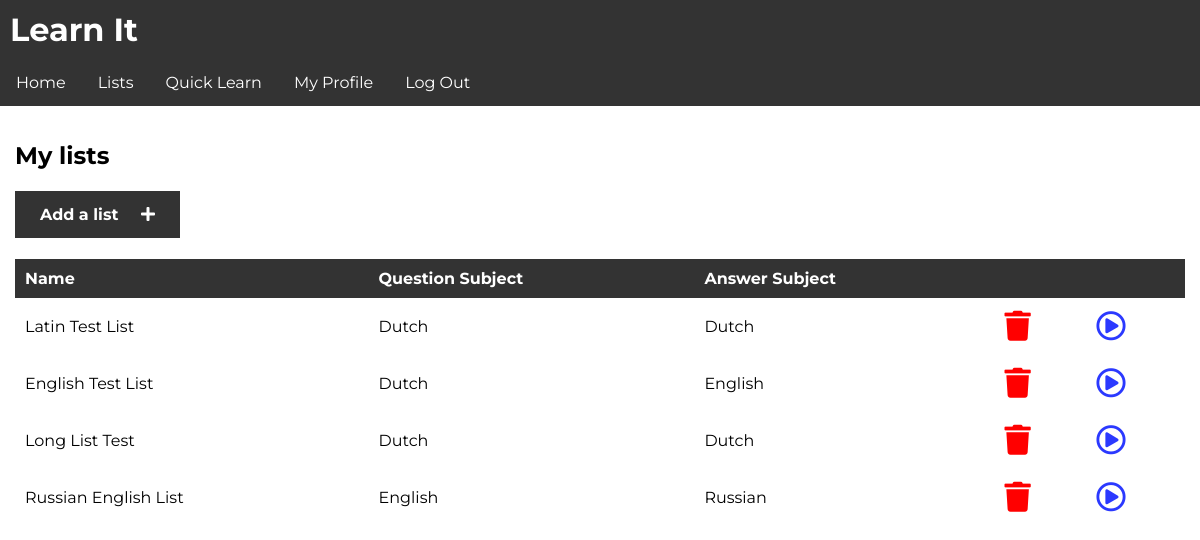
Before: /app/lists/ (signed in) with the older database file.
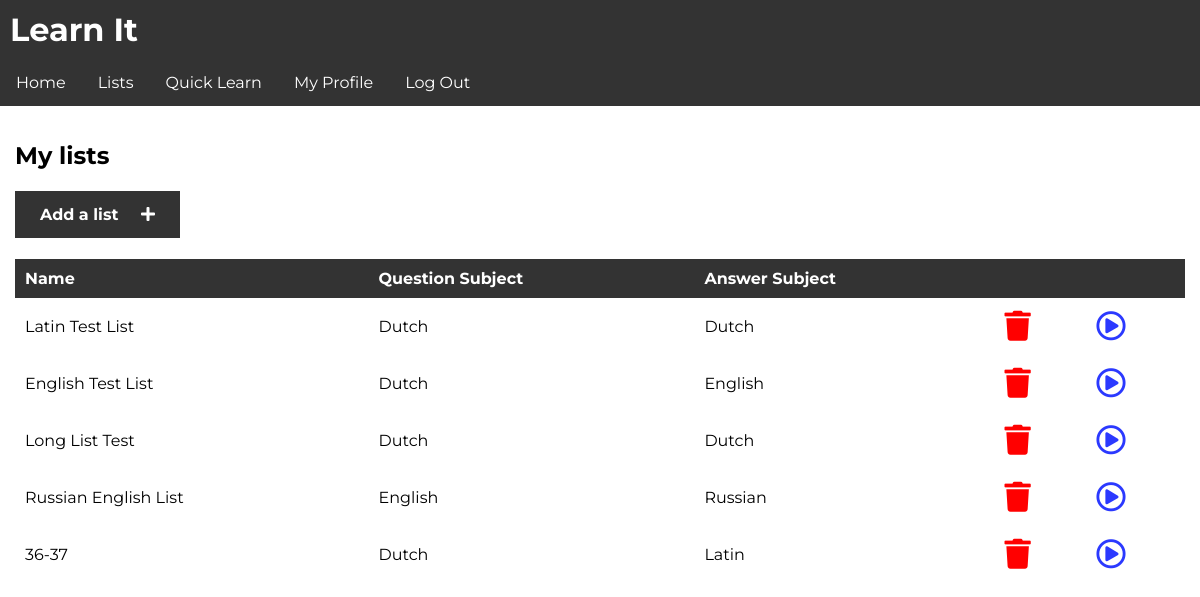
After: the same page with the newer database file.
### learnit/models.py (models this page shows, shortened)
class List(models.Model):
    name = models.CharField(max_length=255)
    owner = models.ForeignKey(to=User, on_delete=models.CASCADE)
    question_subject = models.ForeignKey(to=Subject, on_delete=models.PROTECT, related_name='question_subject')
    answer_subject = models.ForeignKey(to=Subject, on_delete=models.PROTECT, related_name='answer_subject')
    questions = models.ManyToManyField(to=Question)
    def get_test(self):
        return str(self.pk)

class Subject(models.Model):
    name = models.CharField(max_length=255)
    def __str__(self):
        return self.name

### learnit/views.py (the view)
# urls.py: path('app/lists/', views.lists, name='lists'),
def lists(request):
    if not request.user.is_authenticated:
        return redirect('/login')
    n_lists = List.objects.filter(owner=request.user)
    return render(request, 'app/lists.html', {
        'lists': n_lists,
        'username': request.user.username
    })

### templates/app/lists.html (shortened to what this page needs)
{% extends 'base.html' %}
{% block content %}
  <h2>My lists</h2>
  <h4><a class="link_button" href="/app/add">Add a list &nbsp;&nbsp;&nbsp;&nbsp;<i class="fas fa-plus"></i></a></h4>
  {% if lists %}
  <table>
  <tr id="table_header">
  <td>Name</td>
  <td>Question Subject</td>
  <td>Answer Subject</td>
  <td></td>
  <td></td>
</tr>
{% for list in lists %}
<tr>
  <td>{{ list.name }}</td>
  <td>{{ list.question_subject }}</td>
  <td>{{ list.answer_subject }}</td>
  <td><a class="delete_list" href="/app/delete/{{ list.get_test }}"><i class="fas fa-trash"></i></a></td>
  <td><a class="test_list" href="/app/test/{{ list.get_test }}"><i class="far fa-play-circle"></i></a></td>
</tr>
{% endfor %}
</table>
{% endif %}
{% endblock %}

### templates/base.html (shortened to what this page needs)
{% load static %}
<!doctype html>
<html lang="nl">
<head>
            <link rel="stylesheet" href="{% static "css/style.css" %}">
            <link rel="stylesheet" href="https://use.fontawesome.com/releases/v5.7.2/css/all.css">
</head>
<body>
  <div class="wrapper">
  <div class="header">
  <h1 id="title">Learn It</h1>
  <nav>
  <li class="nav-item"><a href="/">Home</a></li>
  <li class="nav-item"><a href="/app/lists">Lists</a></li>
  <li class="nav-item"><a href="#">Quick Learn</a></li>
  {% if user.is_authenticated %}
  <li class="nav-item"><a href="/user/profile">My Profile</a></li>
  <li class="nav-item"><a href="/logout">Log Out</a></li>
  {% else %}
  <li class="nav-item"><a href="/login">Log In</a></li>
  <li class="nav-item"><a href="/register">Register</a></li>
  {% endif %}
</nav>
</div>
  <div class="content">
  {% block content %}
  {% endblock %}
</div>
</div>
</body>
</html>

### learnit/static/css/style.css (style rules this page uses)
html, body { margin: 0; padding: 0; }
* { font-family: 'Montserrat', sans-serif; }
nav { list-style-type: none; margin: 0; padding: 0; overflow: hidden; background-color: #333; }
.nav-item { float: left; }
.nav-item a { display: block; color: white; text-align: center; padding: 14px 16px; text-decoration: none; }
#title { width: 100%; padding-left: 10px; padding-top: 10px; padding-bottom: 10px; height: 100%; margin: 0; background-color: #333; color: #fff; }
.content { padding: 15px; }
table { width: 100%; vertical-align: top; text-align: left; border-spacing: 0; border-collapse: collapse; }
td { width: auto; }
.delete_list { color: red; }
.test_list { color: #2b39ff; }
.test_list, .delete_list { font-size: 30px; }
#table_header { background-color: #333; color: white; width: 100%; margin: 0; font-weight: bold; }
td { margin: 0; padding: 10px; }
.link_button:link, .link_button:visited { background-color: #333; color: white; padding: 14px 25px; text-align: center; text-decoration: none; display: inline-block; }
h2 { font-weight: bold; }

Changed rows visible on the page:
added List: name "36-37", question_subject "Dutch", answer_subject "Latin"
